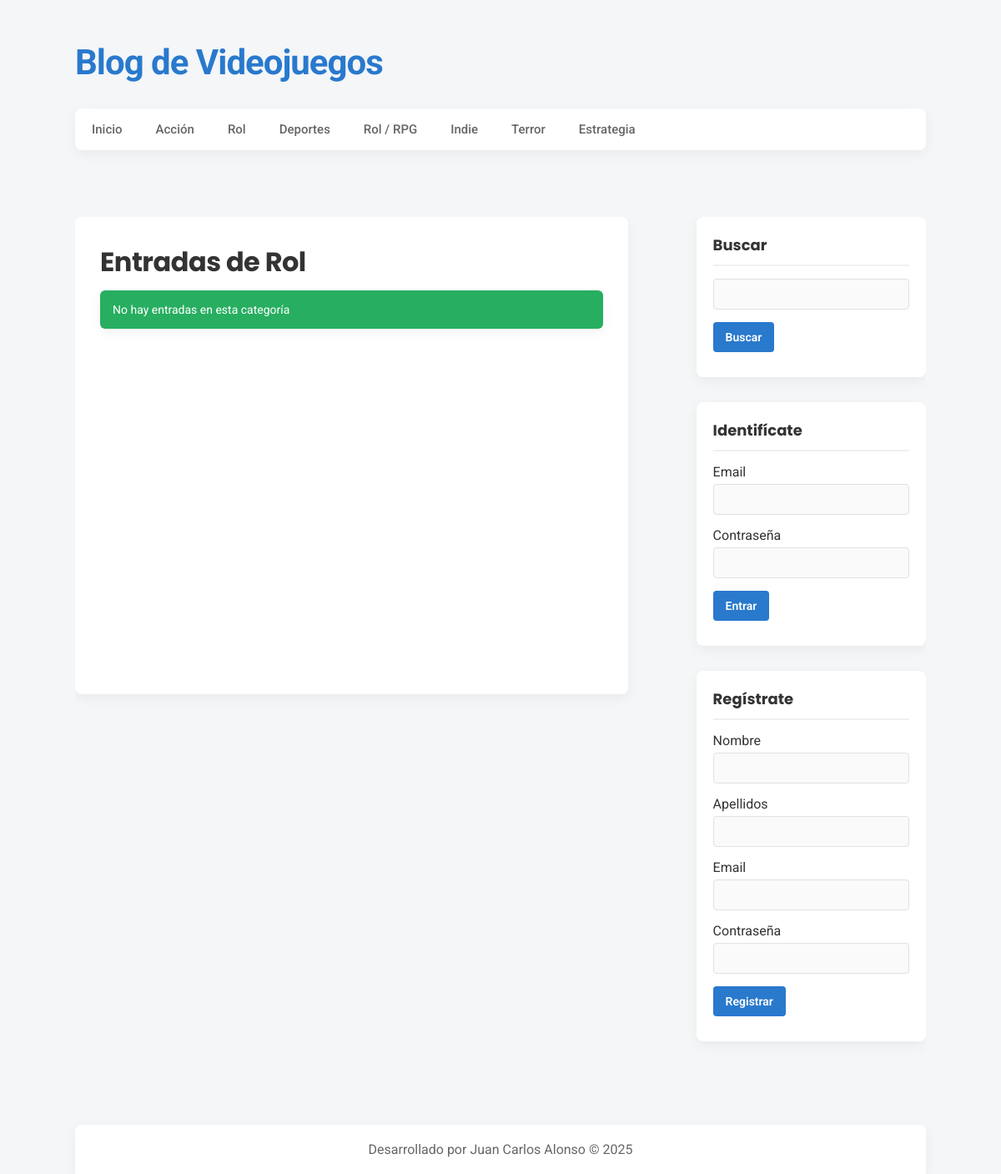
The page /categoria.php?id=2 on the database its author committed.
### tables this page shows
CREATE TABLE IF NOT EXISTS `categorias` (
  `id` int NOT NULL AUTO_INCREMENT,
  `nombre` varchar(100) DEFAULT NULL,
  PRIMARY KEY (`id`)
);

### includes/helpers.php (called while the page is built, shortened)
<?php
function conseguirCategorias($conexion) {
    $sql = "SELECT * FROM categorias ORDER BY id ASC";
    $categorias = mysqli_query($conexion, $sql);
    $resultado = array();
    if($categorias && mysqli_num_rows($categorias) >= 1){
        $resultado = $categorias;
    }
    return $resultado;
}
function conseguirCategoria($conexion, $id) {
    $sql = "SELECT * FROM categorias WHERE id = $id;";
    $categorias = mysqli_query($conexion, $sql);
    $resultado = array();
    if($categorias && mysqli_num_rows($categorias) >= 1){
        $resultado = mysqli_fetch_assoc($categorias);
    }
    return $resultado;
}

### includes/cabecera.php (the view, shortened to what this page needs)
<?php require_once 'conexion.php'; ?>
<?php require_once 'includes/helpers.php'; ?>
<!DOCTYPE HTML>
<html lang="es">
<head>
    <link rel="stylesheet" type="text/css" href="./assets/css/style.css">
</head>
<body>
    <header id="cabecera">
        <div id="logo">
            <a href="index.php">
                <p>Blog de Videojuegos</p>
            </a>
        </div>
        <nav id="menu">
            <ul>
                <li>
                    <a href="index.php">Inicio</a>
                </li>
                <?php
                $categorias = conseguirCategorias($db);
                if (!empty($categorias)):
                    while ($categoria = mysqli_fetch_assoc($categorias)):
                ?>
                        <li>
                            <a href="categoria.php?id=<?= $categoria['id'] ?>"><?= $categoria['nombre']; ?></a>
                        </li>
                <?php
                    endwhile;
                endif;
                ?>
            </ul>
        </nav>
    </header>
    <div id="contenedor">

### categoria.php (shortened to what this page needs)
<?php require_once 'includes/conexion.php';?>
<?php require_once 'includes/helpers.php';?>
<?php
    $categoria_actual = conseguirCategoria($db, $_GET['id']);
?>
<?php require_once 'includes/cabecera.php';?>
<?php require_once 'includes/lateral.php'; ?>
<div id="principal">
    <h1>Entradas de <?=$categoria_actual['nombre']?></h1>
    <?php
        $entradas = conseguirEntradas($db, null, $_GET['id']);
        if(!empty($entradas) && mysqli_num_rows($entradas) >= 1):
            while($entrada = mysqli_fetch_assoc($entradas)):
    ?>
                <article class="entrada">
                    <a href="entrada.php?id=<?=$entrada['id']?>">
                        <h2><?=$entrada['titulo']?></h2>
                        <span class="fecha"><?=$entrada['categoria'].' | '.$entrada['fecha'];?></span>
                        <p>
                            <?=substr($entrada['descripcion'], 0, 180)."...";?>
                        </p>
                    </a>
                </article>
    <?php
            endwhile;
        else:
    ?>
            <div class="alerta">No hay entradas en esta categoría</div>
    <?php endif; ?>
</div>
<?php require_once 'includes/pie.php'; ?>

### assets/css/style.css (style rules this page uses)
:root { --primary: #2979CD; --primary-hover: #1c5fa0; --bg-body: #f4f6f8; --bg-white: #ffffff; --text-dark: #333333; --text-gray: #666666; --border-color: #e1e1e1; --soft-shadow: 0px 5px 15px rgba(0, 0, 0, 0.05); }
* { margin: 0px; padding: 0px; font-family: 'Roboto', sans-serif; text-decoration: none; box-sizing: border-box; }
body { background: var(--bg-body); color: var(--text-dark); display: flex; flex-direction: column; min-height: 100vh; }
.alerta { padding: 15px; font-size: 14px; color: white; background: #27ae60; box-shadow: var(--soft-shadow); margin-bottom: 20px; border-radius: 6px; border: none; }
#cabecera { width: 85%; height: auto; background: transparent; margin: 30px auto; }
#logo { float: left; width: 540px; height: 100px; }
#logo a { font-family: 'Poppins', sans-serif; font-size: 42px; font-weight: 700; letter-spacing: -1px; color: var(--primary); text-shadow: none; transition: all 300ms; margin-left: 0; display: block; padding-top: 20px; }
#menu { clear: both; width: 100%; height: 50px; background: var(--bg-white); border: none; border-radius: 8px; box-shadow: var(--soft-shadow); overflow: hidden; margin-bottom: 20px; }
#menu ul { list-style: none; }
#menu ul li { float: left; line-height: 50px; border-right: none; }
#menu ul li a { display: block; padding-left: 20px; padding-right: 20px; font-size: 15px; font-weight: 500; color: var(--text-gray); transition: all 0.3s; }
#contenedor { width: 85%; height: auto; margin: 0px auto; margin-top: 30px; margin-bottom: 30px; overflow: hidden; }
#principal { float: left; width: 65%; min-height: 572px; background: var(--bg-white); border-radius: 8px; box-shadow: var(--soft-shadow); padding: 30px; overflow: hidden; }
#principal h1 { font-size: 32px; color: var(--text-dark); font-family: 'Poppins', sans-serif; letter-spacing: -0.5px; margin-bottom: 10px; text-shadow: none; }

### rows shown on the page
categorias: nombre "Acción"
categorias: nombre "Rol"
categorias: nombre "Deportes"
categorias: nombre "Rol / RPG"
categorias: nombre "Indie"
categorias: nombre "Terror"
categorias: nombre "Estrategia"
